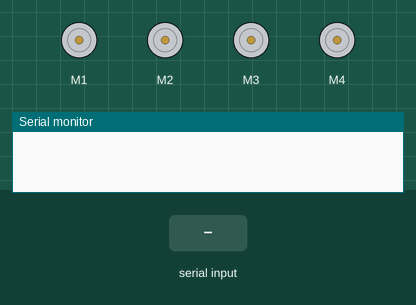
Simulated run of this sketch. Board: Arduino Mega 2560, built with avr-gcc and run on an emulated ATmega2560. On the bench: 4 × DC motor (green arrow = forward, orange = backward, longer = faster), the last lines printed to the serial monitor. Inputs (shaded band) come from the test bench.

Above: at 1.2 s.
1.3 s: "1\n" received over the second serial link
At 1.8 s:
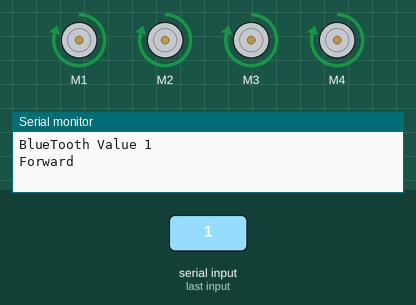
2.8 s: "2\n" received over the second serial link
At 4.0 s:
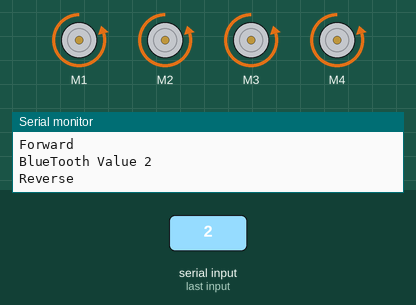
4.3 s: "3\n" received over the second serial link
At 5.3 s:
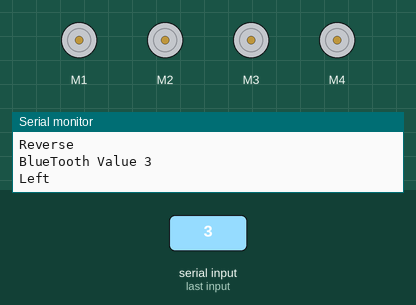
5.9 s: "4\n" received over the second serial link
At 6.5 s:
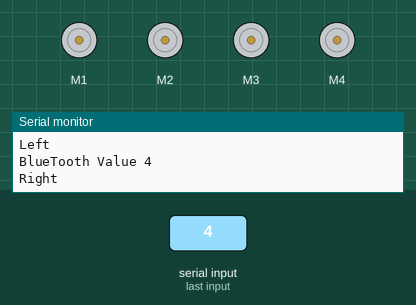
Timing chart, 0 to 8.5 s (numbered marks = the images above; inputs shaded):
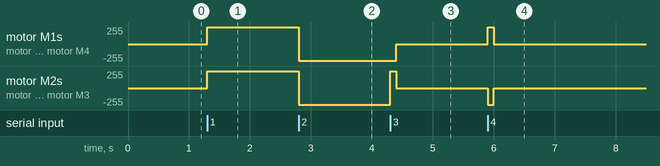

The sketch:

Robot_BT_YouTube.ino
```cpp
// Simple Bluetooth Controlled Car using App Inventor
// by EZTech (Mark Conner)
// Videos & Instructions can be found at - Youtube & Instructables
// Code for this and other projects @ GitHub https://github.com/mkconer/
// Arduino Mega
// HC-06 Slave 5v Bluetooth module
// L293D Motor Shield - Be sure to Install the Adafruit Motor Shield Library


#include <AFMotor.h>                                      // The Adafruit Motor Shield Library ver. 1

//****************************************************************************************************
// Setup Drive Motors using the Adafruit Motor Controller version 1.0 Library

AF_DCMotor motor1(1, MOTOR12_64KHZ);                      // create motor #1, 64KHz pwm
AF_DCMotor motor2(2, MOTOR12_64KHZ);                      // create motor #2, 64KHz pwm
AF_DCMotor motor3(3, MOTOR12_64KHZ);                      // create motor #3, 64KHz pwm
AF_DCMotor motor4(4, MOTOR12_64KHZ);                      // create motor #4, 64KHz pwm

int mtr_Spd = 250;                                        // set the speed of the motors

//*****************************************************************************************************
// Bluetooth Variables & Setup

String str;                                               // raw string received from android to arduino
int blueToothVal;                                         // stores the last value sent over via bluetooth

//*****************************************************************************************************

void setup()
{
  Serial.begin(115200);                                  // Serial 0 is for communication with the serial monitor
  Serial1.begin(9600);                                   // Serial 1 is for Bluetooth communication - DO NOT MODIFY
}

//*****************************************************************************************************
// Main Loop

void loop()
{
  bluetooth();                                          // Run the Bluetooth procedure to see if there is any data being sent via BT
}


//*****************************************************************************************************
// This procedure reads the serial port - Serial1 - for bluetooth commands being sent from the Android device

void bluetooth()
{
 while (Serial1.available())                             // Read bluetooth commands over Serial1 // Warning: If an error with Serial1 occurs, make sure Arduino Mega 2560 is Selected
 {
  {
      str = Serial1.readStringUntil('\n');               // str is the temporary variable for storing the last sring sent over bluetooth from Android device
      //Serial.print(str);
  }

    blueToothVal = (str.toInt());                        //  convert the string 'str' into an integer and assign it to blueToothVal
    Serial.print("BlueTooth Value ");
    Serial.println(blueToothVal);


// Bluetooth Section
// *********************************************************************************************************

 switch (blueToothVal)
 {
      case 1:
        Serial1.println("Forward");
        Forward();
        break;

      case 2:
        Serial1.println("Reverse");
        Reverse();
        break;

      case 3:
        Serial1.println("Left");
        LeftTurn();
        Stop();
        break;

      case 4:
        Serial1.println("Right");
        RightTurn();
        Stop();
        break;

      case 5:
        Serial1.println("Stop");
        Stop();
        break;

 }                                                              // end of switch case

 }                                                              // end of while loop Serial1 read

                                                                // if no data from Bluetooth
   if (Serial1.available() < 0)
    {
     Serial1.println("No Bluetooth Data ");
    }

}


// Motor Control Section
// **********************************************************************************************************************************************************************

void Forward()
{
  Serial.println("Forward");
  motor1.setSpeed(mtr_Spd);
  motor2.setSpeed(mtr_Spd);
  motor3.setSpeed(mtr_Spd);
  motor4.setSpeed(mtr_Spd);

  motor1.run(FORWARD);
  motor2.run(FORWARD);
  motor3.run(FORWARD);
  motor4.run(FORWARD);
}

// **********************************************************************************************************************************************************************


void Reverse()
{
  Serial.println("Reverse");
  motor1.setSpeed(mtr_Spd);
  motor2.setSpeed(mtr_Spd);
  motor3.setSpeed(mtr_Spd);
  motor4.setSpeed(mtr_Spd);

  motor1.run(BACKWARD);
  motor2.run(BACKWARD);
  motor3.run(BACKWARD);
  motor4.run(BACKWARD);
}

// **********************************************************************************************************************************************************************

void LeftTurn()
{
  Serial.println("Left");
  motor1.setSpeed(mtr_Spd);
  motor2.setSpeed(mtr_Spd);
  motor3.setSpeed(mtr_Spd);
  motor4.setSpeed(mtr_Spd);

  motor1.run(BACKWARD);
  motor2.run(FORWARD);
  motor3.run(FORWARD);
  motor4.run(BACKWARD);
  delay(100);
}

// **********************************************************************************************************************************************************************

void RightTurn()
{
  Serial.println("Right");
  motor1.setSpeed(mtr_Spd);
  motor2.setSpeed(mtr_Spd);
  motor3.setSpeed(mtr_Spd);
  motor4.setSpeed(mtr_Spd);

  motor1.run(FORWARD);
  motor2.run(BACKWARD);
  motor3.run(BACKWARD);
  motor4.run(FORWARD);
  delay(100);
}

// **********************************************************************************************************************************************************************

void Stop()
{
  motor1.run(RELEASE);
  motor2.run(RELEASE);
  motor3.run(RELEASE);
  motor4.run(RELEASE);
}
```

Measured:
- after the input at 1.3 s, motor M1–4: stopped → forward 250/255 at once
- after the input at 2.8 s, motor M1–4: forward 250/255 → backward 250/255 at once
- after the input at 4.3 s, motor M1, motor M4: backward 250/255 → stopped after 0.10 s; motor M2, motor M3: backward 250/255 → forward 250/255 at once, → stopped 0.10 s later
- after the input at 5.9 s, motor M1, motor M4: stopped → forward 250/255 at once, → stopped 0.10 s later; motor M2, motor M3: stopped → backward 250/255 at once, → stopped 0.10 s later
